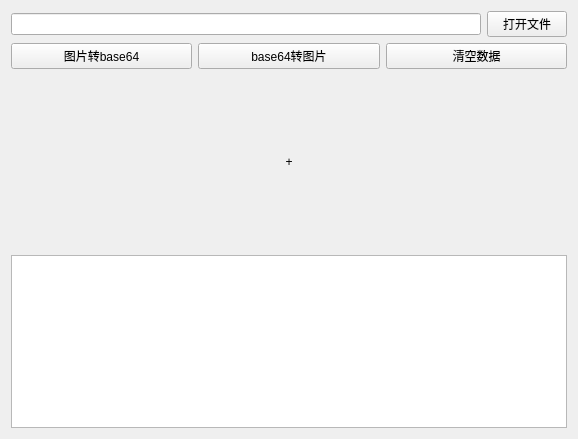
<?xml version="1.0" encoding="UTF-8"?>
<ui version="4.0">
 <class>PluginBase64Class</class>
 <widget class="QWidget" name="PluginBase64Class">
  <property name="geometry">
   <rect>
    <x>0</x>
    <y>0</y>
    <width>578</width>
    <height>439</height>
   </rect>
  </property>
  <property name="windowTitle">
   <string>Form</string>
  </property>
  <layout class="QGridLayout" name="gridLayout">
   <item row="0" column="0">
    <layout class="QHBoxLayout" name="horizontalLayout">
     <item>
      <widget class="QLineEdit" name="lineEdit_img"/>
     </item>
     <item>
      <widget class="QPushButton" name="pushButton_open">
       <property name="text">
        <string>打开文件</string>
       </property>
      </widget>
     </item>
    </layout>
   </item>
   <item row="1" column="0">
    <layout class="QHBoxLayout" name="horizontalLayout_2">
     <item>
      <widget class="QPushButton" name="pushButton_img_to_base64">
       <property name="text">
        <string>图片转base64</string>
       </property>
      </widget>
     </item>
     <item>
      <widget class="QPushButton" name="pushButton_base64_to_img">
       <property name="text">
        <string>base64转图片</string>
       </property>
      </widget>
     </item>
     <item>
      <widget class="QPushButton" name="pushButton_clear">
       <property name="text">
        <string>清空数据</string>
       </property>
      </widget>
     </item>
    </layout>
   </item>
   <item row="2" column="0">
    <layout class="QVBoxLayout" name="verticalLayout" stretch="1,1">
     <item>
      <widget class="QLabel" name="label_img">
       <property name="text">
        <string>+</string>
       </property>
       <property name="alignment">
        <set>Qt::AlignCenter</set>
       </property>
      </widget>
     </item>
     <item>
      <widget class="QTextEdit" name="textEdit_base64"/>
     </item>
    </layout>
   </item>
  </layout>
 </widget>
 <resources/>
 <connections/>
</ui>
